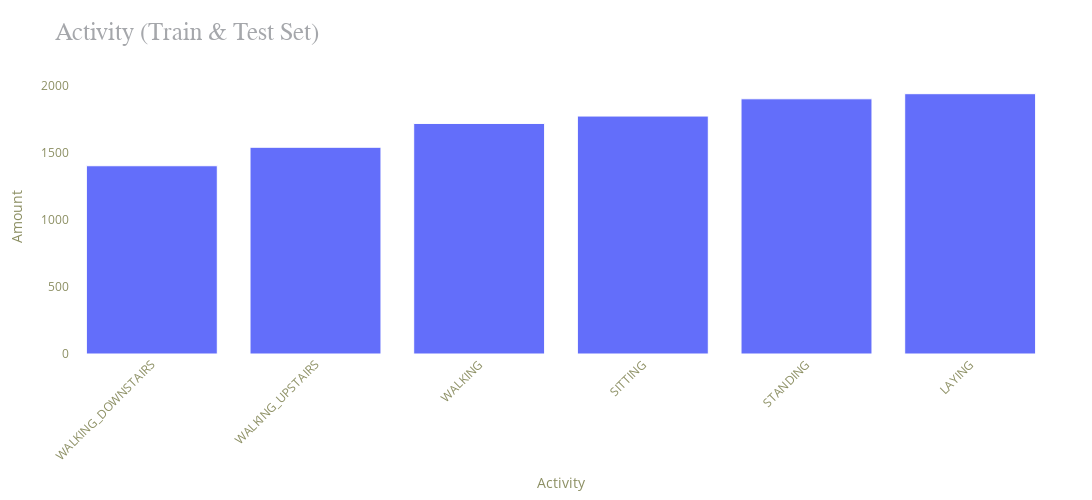

Here is the notebook cell this chart was saved with:
### Markdown cell above
Plot a bar chart of the activities which were executed to see if the data is spread well

### Code cell
plt.figure(figsize=(5, 5))
label1 = data['Activity'].value_counts()

graph1 = go.Bar(name="Training set", x=label1.index, y=label1.values)

layout = go.Layout(height=500, width=1100, title = 'Activity (Train & Test Set)',
                   xaxis = dict(title = 'Activity', tickangle=0, showgrid=False),
                   yaxis = dict(title = 'Amount', showgrid=False),
                   plot_bgcolor='#ffffff', paper_bgcolor='#ffffff',
                   title_font=dict(size=25, color='#a5a7ab', family='verdana'),
                   margin=dict(t=80, b=30, l=70, r=40),
                   font=dict(color='#8c8f63'))

figure = go.Figure(data=[graph1], layout=layout,)
figure.update_traces(textfont=dict(color='#f0f'),marker=dict(line=dict(color='#ffffff', width=1)))
figure.update_layout(xaxis=dict(autorange="reversed"), 
                    barmode='stack', 
                    xaxis_tickangle=-45)

iplot(figure)

### Figure 1 — Plotly figure (JSON) as saved in the notebook; plotly's stock layout.template omitted (floating-point values rounded to 4 significant figures)
{"data": [{"marker": {"line": {"color": "#ffffff", "width": 1}}, "name": "Training set", "textfont": {"color": "#f0f"}, "type": "bar", "x": ["LAYING", "STANDING", "SITTING", "WALKING", "WALKING_UPSTAIRS", "WALKING_DOWNSTAIRS"], "y": [1944, 1906, 1777, 1722, 1544, 1406]}], "layout": {"barmode": "stack", "font": {"color": "#8c8f63"}, "height": 500, "margin": {"b": 30, "l": 70, "r": 40, "t": 80}, "paper_bgcolor": "#ffffff", "plot_bgcolor": "#ffffff", "title": {"font": {"color": "#a5a7ab", "family": "verdana", "size": 25}, "text": "Activity (Train & Test Set)"}, "width": 1100, "xaxis": {"autorange": "reversed", "showgrid": false, "tickangle": -45, "title": {"text": "Activity"}}, "yaxis": {"showgrid": false, "title": {"text": "Amount"}}}}
